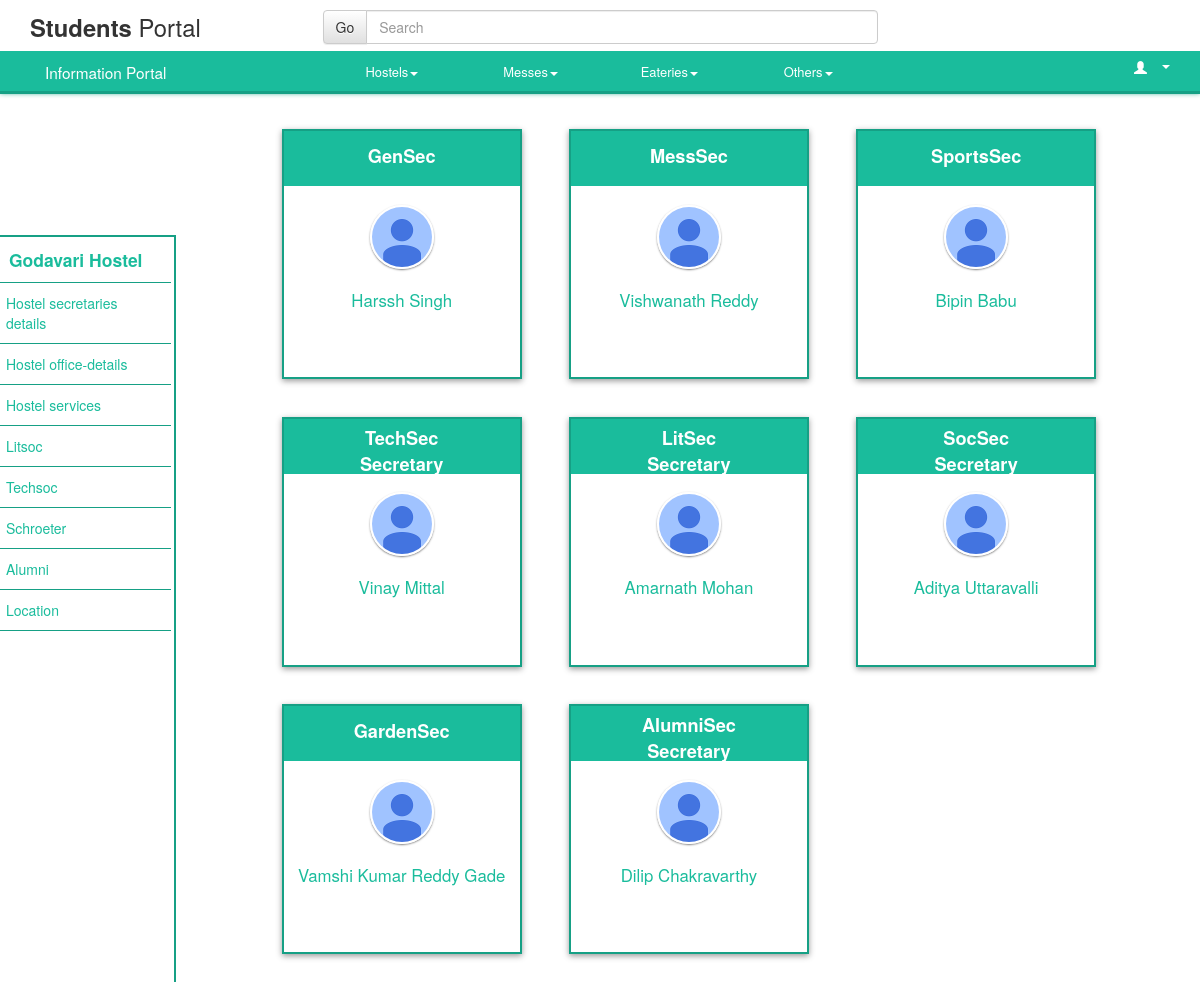
Page /hostel/hostel.php?id=5 on the committed database.
### tables this page shows
CREATE TABLE IF NOT EXISTS `hostel_list` (
`hostel_id` int(11) NOT NULL,
  `hostel_name` varchar(11) NOT NULL,
  `lat` double NOT NULL,
  `long` double NOT NULL,
  `hostel_nick` varchar(10) NOT NULL,
  `DOffice` varchar(400) NOT NULL,
  `Numbers` varchar(40) NOT NULL
);

CREATE TABLE IF NOT EXISTS `contacts` (
  `hostel_id` int(1) DEFAULT NULL,
  `s_no` int(11) NOT NULL,
  `username` varchar(8) NOT NULL,
  `name` varchar(25) DEFAULT NULL,
  `post` varchar(27) DEFAULT NULL,
  `room` varchar(6) NOT NULL,
  `contact_no` bigint(10) DEFAULT NULL,
  `email_id` varchar(29) DEFAULT NULL
);

### hostel/hostel.php (the view, shortened to what this page needs)
<?php
$id=$_GET['id'];
$sql="SELECT * FROM hostel_list WHERE hostel_id='{$id}'";
$data=mysql_query($sql);
$row=mysql_fetch_assoc($data);
$name=$row["hostel_name"];
?>
<!DOCTYPE html>
<html>
	<head>
        <link rel="stylesheet" href="https://maxcdn.bootstrapcdn.com/bootstrap/3.3.1/css/bootstrap.min.css" />
        <link rel="stylesheet" href="https://maxcdn.bootstrapcdn.com/bootstrap/3.3.1/css/bootstrap-theme.min.css" />
		<link href="css/hostel.css" rel="stylesheet" />
		<link rel="stylesheet" type="text/css" href="css/hostel.css"/>
		<link rel="stylesheet" type="text/css" href="../css/ferro.css"/>
		<link rel="stylesheet" type="text/css" href="../css/wheelmenu.css"/>
		<link rel="stylesheet" type="text/css" href="../css/dnb.css" />
	</head>
<body>
	    <?php
			require '../includes/navbar.php'
        ?>
		<div class="container-fluid contain1">
			<div class="row">
				<div class="sidebar col-xs-1 col-sm-1 col-md-2 col-lg-2">
					<ul class="nav nav-sidebar">
							<li class="bull"><a href='#' id="hos"><?php echo $name;?> Hostel</a></li>
							<li class="bull"><a href='#' class="kill">Hostel secretaries details</a></li>
							<li class="bull"><a href='head.php?varname=<?php echo $id; ?>' class="kill">Hostel office-details</a></li>
							<li class="bull"><a href='Hostel_Services.php?varname=<?php echo $id; ?>' class="kill">Hostel services</a></li>
							<li class="bull"><a href='#' class="kill">Litsoc</a></li>
							<li class="bull"><a href='#' class="kill">Techsoc</a></li>
							<li class="bull"><a href='#' class="kill">Schroeter</a></li>
							<li class="bull"><a href='#' class="kill">Alumni</a></li>
						<li class="bull"><a href="#" onclick="access();" class="kill">Location</a></li>
					</ul>
				</div>
			</div>
		</div>
		<div class="container-fluid">
			<div class="col-md-10 col-md-offset-2 col-sm-offset-2 col-sm-10">
				<?php
					$sno=1;
					while($sno<=8)
					{
						$query="SELECT * FROM contacts WHERE hostel_id='{$id}' and s_no='{$sno}'";
						$result=mysql_query($query);
						$sec=mysql_fetch_assoc($result);
						if($sno==4)
						{
							echo "
								<div class='col-md-4 col-sm-6 screen screen12 slum'>
									<div class='header'>
										<p class='oned padaffairs'>";
							echo nl2br($sec['post']."\nSecretary");
							echo "</p>
									</div>
									<div class='slider'>
										<div id='s1'>
											<div class='header1'>
												<img class='img-circle img-responsive hidden-xs hidden-sm' src='img/photo.png'>
													<p class='hw'>".ucwords(strtolower(str_replace("."," ",$sec["name"]))).
													"</p>
											</div>
										</div>
										<div class='header2'>
											<div class='heal' id='h1' class='hid'>
												<p>";
												echo "</p><p>";
												echo "</p><p>";
												echo "</p><p>";
												echo "</p>
											</div>
										</div>
									</div>
								</div>";
						}
						else if($sno==1||$sno==7)
						{
							echo "
								<div class='col-md-4 col-sm-6 screen screen12 slum'>
									<div class='header'>
										<p class='oned padnone'>".$sec['post']."</p>
									</div>
									<div class='slider'>
										<div id='s1'>
											<div class='header1'>
												<img class='img-circle img-responsive hidden-xs hidden-sm' src='img/photo.png'>
													<p class='hw'>".ucwords(strtolower(str_replace("."," ",$sec["name"]))).
													"</p>
											</div>
										</div>
										<div class='header2'>
											<div class='heal' id='h1' class='hid'>
												<p>";
												echo "</p><p>";
												echo "</p><p>";
												echo "</p><p>";
												echo "</p>
											</div>
										</div>
									</div>
								</div>";
						}
						else if($sno==5||$sno==6||$sno==8)
						{
							echo "
								<div class='col-md-4 col-sm-6 screen slum'>
									<div class='header'>
										<p class='oned padaffairs'>";
							echo nl2br($sec['post']."\nSecretary");
							echo "</p>
								</div>
									<div class='slider'>
										<div id='s1'>
											<div class='header1'>
												<img class='img-circle img-responsive hidden-xs hidden-sm' src='img/photo.png'>
													<p class='hw'>".ucwords(strtolower(str_replace("."," ",$sec["name"]))).
													"</p>
											</div>
										</div>
										<div class='header2'>
											<div class='heal' id='h1' class='hid'>
												<p>";
												echo "</p><p>";
												echo "</p><p>";
												echo "</p><p>";
												echo "</p>
											</div>
										</div>
									</div>
								</div>";
						}
						else
						{
							echo "
								<div class='col-md-4 col-sm-6 screen slum'>
									<div class='header'>
										<p class='oned padnone'>".$sec['post']."</p>
									</div>
									<div class='slider'>
										<div id='s1'>
											<div class='header1'>
												<img class='img-circle img-responsive hidden-xs hidden-sm' src='img/photo.png'>
													<p class='hw'>".ucwords(strtolower(str_replace("."," ",$sec["name"]))).
													"</p>
											</div>
										</div>
										<div class='header2'>
											<div class='heal' id='h1' class='hid'>
												<p>";
												echo "</p><p>";
												echo "</p><p>";
												echo "</p><p>";
												echo "</p>
											</div>
										</div>
									</div>
								</div>";
						}
						$sno++;
					}
				?>
			</div>
		</div>
	</body>
</html>

### hostel/css/hostel.css (style rules this page uses)
body { background-color:white!important; margin-bottom:-5%; }
.oned { font-size: 130%; font-weight: bold; }
.header { width:100% !important; height:55px; text-align:center; background-color:#1abc9c; color:white; }
.img-circle { width:64px!important; height:64px!important; border-radius:100%!important; margin:auto; margin-top: 8%; border:2px solid #fff; box-shadow:0px 1px 2px rgba(0, 0, 0, 0.5); }
.row { overflow:hidden!important; }
.screen { background-color:white!important; box-shadow: 0px 2px 6px #999; overflow:hidden; color:#1abc9c!important; margin-top: 2%; margin-right:5%; border:2px solid #16a085; }
.screen12 { margin-left:6%; }
.slider { width:200%; float:left; left:0; position:relative; -webkit-transition: all 0.5s ease-in-out; transition: all 0.5s ease-in-out; }
.header1, .header2 { text-align:center; width:50%; float:left; height:20%!important; color:#1abc9c; position:relative; }
.oned { position:relative; top:6px; }
.sidebar { background-color: white; margin-left: -1%; position:fixed!important; border-right: 2px solid #16a085; border-top:2px solid #16a085; margin-top:0.05%; height: 100%; margin-left:-2%; color:#1abc9c; z-index:500; }
.sidebar a { color:#1abc9c; }
@media screen and (min-width:1175px) and (max-width:1220px) { .slum { width:240px!important; padding: 0px!important } }
@media screen and (min-width:1175px) and (max-width:1220px) { .screen { margin-top:4%; } }
.heal { margin-top: 8%; font-size: 80%; }
.nav-sidebar>li>a { color:#1abc9c; font-size: 100%; }
.bull { border-bottom: 1px solid #16a085; width:107%!important; }
#hos { color:#1abc9c; font-weight: bold; font-size: 125%; padding-left: 10%!important; }
.contain1 { position:relative; top:15%!important; }
.hw { margin-top: 8%; font-size:120%; }
.padnone { padding-top:2.5%; }
.padaffairs { padding-bottom:.5%; }

### css/dnb.css (style rules this page uses)
html,body { margin: 0px; padding: 0px; }

### rows in the picture
hostel_list: hostel_name "Godavari"
contacts: post "GenSec", name "Harssh Singh"
contacts: post "MessSec", name "Vishwanath Reddy"
contacts: post "SportsSec", name "Bipin Babu"
contacts: post "TechSec Secretary", name "Vinay Mittal"
contacts: post "LitSec Secretary", name "Amarnath Mohan"
contacts: post "SocSec Secretary", name "Aditya Uttaravalli"
contacts: post "GardenSec", name "Vamshi Kumar Reddy Gade"
contacts: post "AlumniSec Secretary", name "Dilip Chakravarthy"
